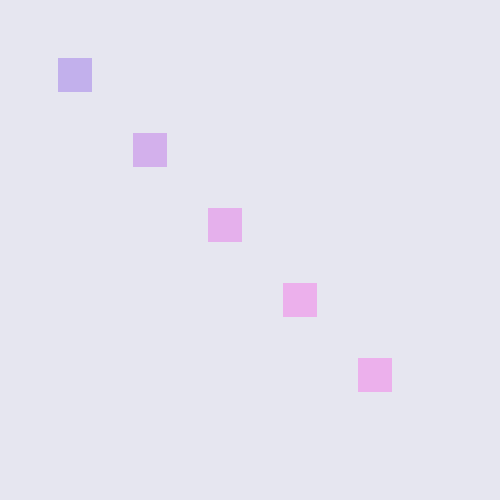
Frame 1 (no input)
Frame 60 (the mouse pressed at the canvas centre just before this capture): identical to frame 1, image omitted
Frame 120 (the mouse held since frame 60 and released just before this capture): identical to frame 1, image omitted

The Processing sketch that drew this single still picture (run headless with seeded random() and noise(); from frame 60 on, the mouse is pressed at the canvas centre):

// Processing sketch: processing_66529
// ── processing_66529.pde

int[] xPos;
int[] yPos;
int[] varSize;
int xPosVal;
int yPosVal;

void setup() {
  size(500, 500);
  smooth();
  noStroke();
  xPosVal = 75;
  yPosVal = 75;
  xPos = new int[5];
  for (int i = 0; i< xPos.length; i++) {
    xPos[i] = xPosVal;
    xPosVal += 75;
  }
  yPos = new int[5];
  for (int i = 0; i< yPos.length; i++) {
    yPos[i] = yPosVal;
    yPosVal += 75;
  }
  varSize = new int[5];
  for (int i = 0; i < varSize.length; i++) {
    varSize[i] = 34;
  }
}

void draw() {
  background(230, 230, 240);
  rectMode(CENTER);
  for (int i = 0; i < 5; i++) {
    fill(xPos[i], 0, 220, 60);
    if (mouseX > xPos[i] - varSize[i]/2 && mouseX < xPos[i] + varSize[i]/2 && mouseY > yPos[i] - varSize[i]/2 && mouseY < yPos[i] + varSize[i]/2 && mousePressed == true) {
      fill(varSize[i], 100, 200, 60);
    }
    if (mouseX > xPos[i] - varSize[i]/2 && mouseX < xPos[i] + varSize[i]/2 && mouseY > yPos[i] - varSize[i]/2 && mouseY < yPos[i] + varSize[i]/2) {
      varSize[i] += 1;
    }
    rect(xPos[i], yPos[i], varSize[i], varSize[i]);
  }
}
